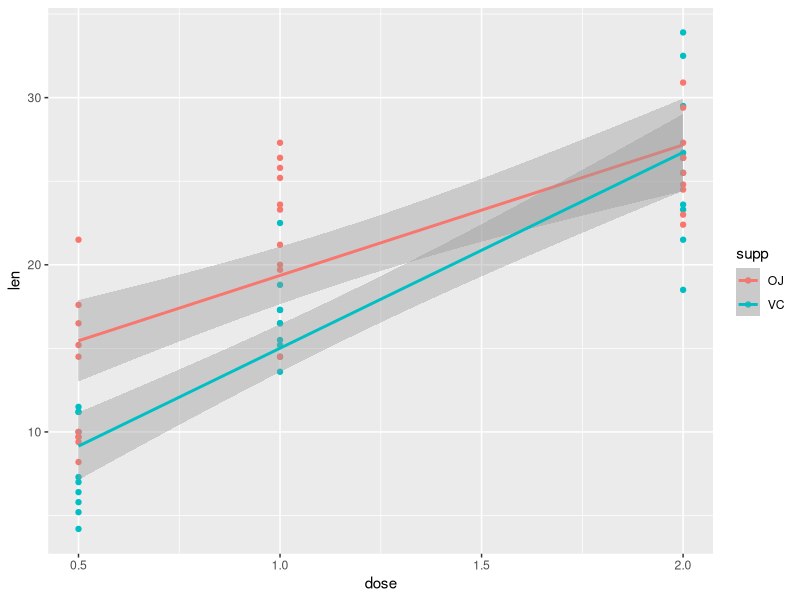

Here is the R script that generated this plot:
## ---- chunk 1
library(ggplot2)
data(ToothGrowth)
str(ToothGrowth)
vc<-ToothGrowth[ToothGrowth$supp=='VC',]#summary(vc)
oj<-ToothGrowth[ToothGrowth$supp=='OJ',]#summary(oj)
ggplot(ToothGrowth, aes(x=dose, y=len, color=supp)) +
  geom_point() +
  geom_smooth(method=lm)  
## ---- chunk 2
r1<-t.test(oj[oj$dose==0.5,]$len,vc[vc$dose==0.5,]$len,paired=F)
r1$conf.int
r1$p.value
r2<-t.test(oj[oj$dose==1.0,]$len,vc[vc$dose==1.0,]$len,paired=F)
r2$conf.int
r2$p.value
r3<-t.test(oj[oj$dose==2.0,]$len,vc[vc$dose==2.0,]$len,paired=F)
r3$conf.int
r3$p.value
